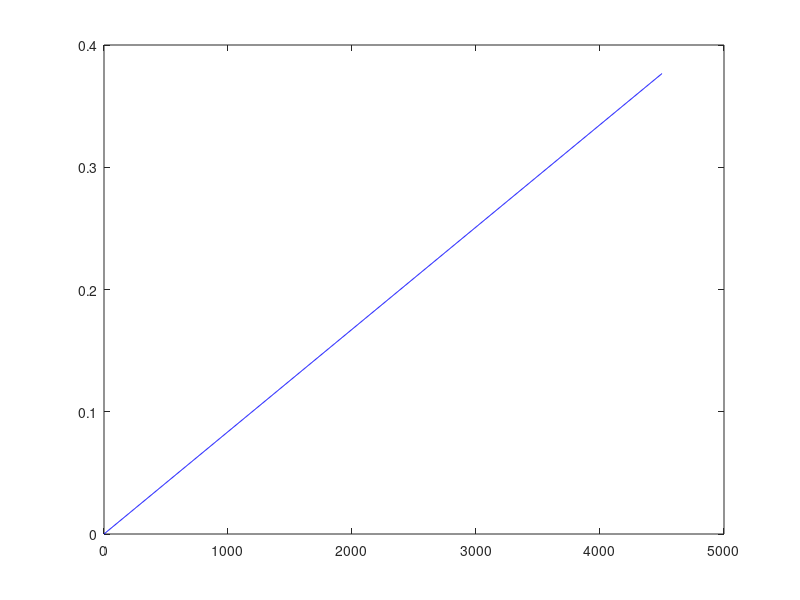

Recreate this plot in MATLAB. (Note: this script raises an error after producing the figure.)
% Code for computing and graphing the Design Point (1st and 2nd iteration)
% The solutions provided are: required wing surface and needed thrust at take-off

% 2020, Aircraft Design

% Authors: 
% Cristian Asensio García
% Juan Garrido Moreno
% Yi Qiang Ji Zhang
% Alexis Leon Delgado
% Alba Molina Cuadrado
% David Morante Torra
% Teresa Peña Mercadé
% Ferran Rubio Vallhonrat
% Iván Sermanoukian Molina
% Santiago Villarroya Calavia

% PREAMBLE 
clc
close all
clear all

% DATA INPUT
% S = 51.1; % Wing surface (1st iteration) [m^2]
S = 70.2; % Wing surface (2nd iteration) [m^2]

% Wing_span=20.9; % Wing span  (1st iteration) [m]
Wing_span=23; % Wing span (2nd iteration) [m]

% MTOW=28643; % MTOW (1st iteration) [kg]
MTOW=26720; % MTOW (2nd iteration) [kg] computed by Multiple Height Methodology with Runge-Kuta

xlimsup=4500; % Upper limit of the x-axis
W_S_ratio=linspace(0,xlimsup,1000); % Wing loading vector

% 1. TAKE-OFF LIMITATION
T_W_ratio_to=8.37E-5*W_S_ratio;
figure
plot(W_S_ratio,T_W_ratio_to,'b','DisplayName','Take-off'); 
hold on

% 2. SECOND SEGMENT LIMITATION
Ne=2; % Number of engines
T_ratio=1;
W2_W_to_ratio=0.98;
DeltaCD_0=0.015;
% A = 8.57; % Aspect ratio (1st iteration)
A = 7.5; % Aspect ratio (2nd iteration)
phi = 0.85;
k=1/(pi*A*phi);
[CD_0_sec,k_sec] = Polar_parameters_function(MTOW,S,Wing_span);
CGR=0.024; % Climb gradient rate
CL_max_to=1.9;
CD=CD_0_sec+DeltaCD_0+k*CL_max_to^2;
T_W_ratio_second=Ne/(Ne-1)*T_ratio*W2_W_to_ratio*(CD/CL_max_to+CGR);
yline(T_W_ratio_second,'m','DisplayName','Second segment');
hold on

% 3. CRUISE LIMITATION
lambda = 4.3;
h = 12; 
Tcr_Tto = (0.0013*lambda-0.0397)*h-0.0248*lambda+0.7125;
Tto_Tcr = Tcr_Tto^-1;
rho = 0.3108;
V_cr = 236.06;
Wcr_Wto = 0.9605; % Weight in cruise vs take-off ratio
W_cr=MTOW*Wcr_Wto;
[Cd0_cr,k_cr] = Polar_parameters_function(MTOW,S,Wing_span);
T_W_ratio_cruise =Tto_Tcr/2*rho*V_cr^2./W_S_ratio.*(Cd0_cr+ (W_S_ratio*Wcr_Wto).^2/((0.5*rho*V_cr^2)^2*pi*A*phi));
plot(W_S_ratio,T_W_ratio_cruise,'g','DisplayName','Cruise');
hold on

% 4. LANDING LIMITATION
% s_l=1750; % Landing distance (1st iteration)
s_l=1670; % Landing distance (2nd iteration)
rho=1.225;
% CL_max_l=2.9; % (1st iteration)
CL_max_l=2.83; % (2nd iteration)
v_A=sqrt(s_l*3.2808/0.6/0.3)*0.51444; %[m/s]
v_sl=v_A/1.3;
Wl_S_ratio=v_sl^2*rho*CL_max_l/2;
Wto_Wl_ratio=0.456;
Wto_S_ratio=Wl_S_ratio*Wto_Wl_ratio;
xline(Wto_S_ratio,'r','DisplayName','Landing');
legend('location','northwest','interpreter','latex');

% 5. DESIGN POINT SELECTION
% Wto_S_ratio_design=4000; % (1st iteration)
Wto_S_ratio_design=3735; % (2nd iteration)
S_w=MTOW*9.81/Wto_S_ratio_design % Required wing surface [m^2]
% Tto_Wto_design=0.436; % (1st iteration)
Tto_Wto_design=0.4675; % (2nd iteration)
Tto=Tto_Wto_design*MTOW*9.81 % Required total thrust [N]

hold on
plot(Wto_S_ratio_design,Tto_Wto_design,'o','MarkerFaceColor','y','DisplayName','Design point');

% Axis format
set(gca,'TickLabelInterpreter','latex','fontsize',10)
xlabel('$W_{to}/S_W\;\left[\mathrm{N}/\mathrm{m^2}\right]$','interpreter','latex','FontSize',12)
ylabel('$T_{to}/W_{to}$','interpreter','latex','FontSize',12)
xlim([0 xlimsup])
ylim([0 1])

% Grid format
grid on
grid minor
ax = gca;
ax.GridColor = [0, 0, 0];
ax.GridAlpha=0.2;